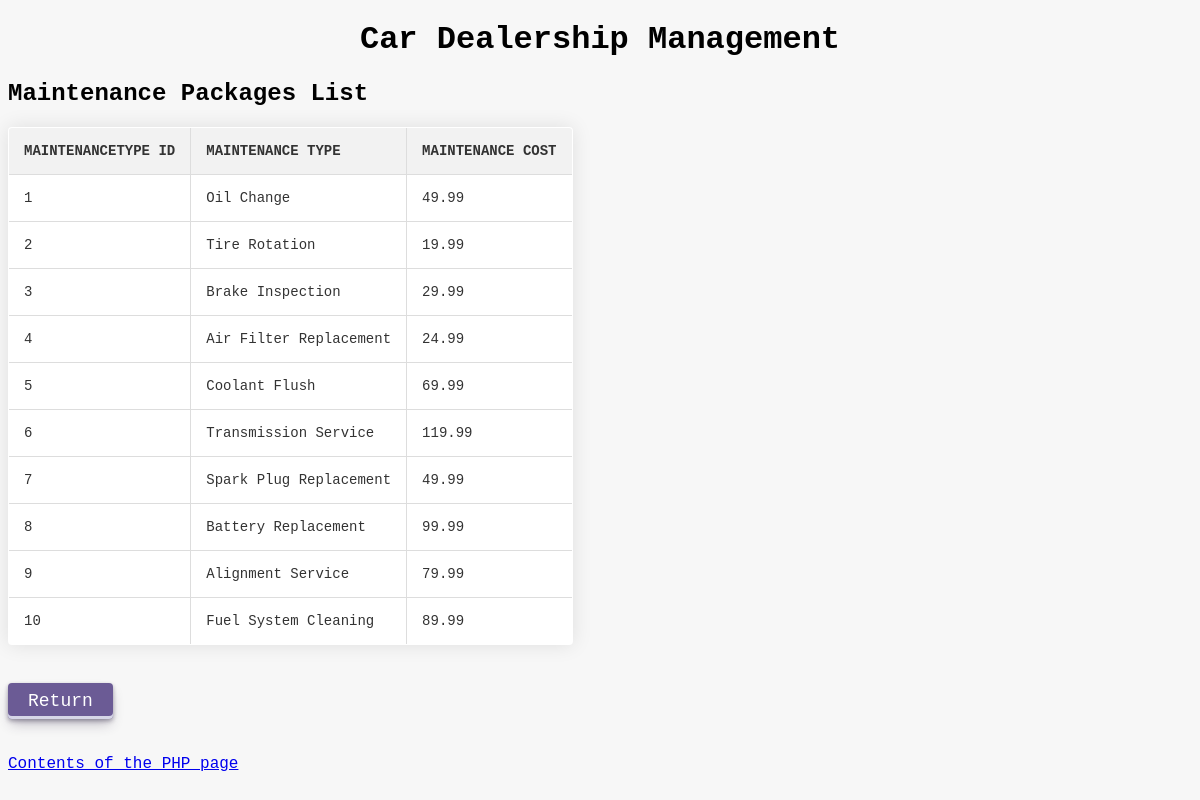
The app's page /employee_list_maintenancepackages.php with its own data.
### tables this page shows
CREATE TABLE MaintenanceTypes (
  MaintenanceTypeID INT AUTO_INCREMENT PRIMARY KEY,
  MaintenanceType VARCHAR(50) NOT NULL,
  MaintenanceCost DECIMAL(10,2) NOT NULL
);

### employee_list_maintenancepackages.php (the view, shortened to what this page needs)
<?php include 'header.php'; ?>
<!DOCTYPE html>
<html>
<head>
</head>
<body>
	<h2>Maintenance Packages List</h2>
	<table border="1">
		<tr>
			<th>MaintenanceType ID</th>
			<th>Maintenance Type</th>
			<th>Maintenance Cost</th>
		</tr>
		<?php
            include('connectionData.txt');
            $conn = mysqli_connect($server, $user, $pass, $dbname, $port)
            or die('Error connecting to MySQL server.');
			$sql = "SELECT * FROM MaintenanceTypes";
			$result = $conn->query($sql);
			if ($result->num_rows > 0) {
			    while($row = $result->fetch_assoc()) {
			        echo "<tr>";
			        echo "<td>".$row["MaintenanceTypeID"]."</td>";
			        echo "<td>".$row["MaintenanceType"]."</td>";
			        echo "<td>".$row["MaintenanceCost"]."</td>";
			        echo "</tr>";
			    }
			} else {
			    echo "0 results";
			}
		?>
	</table>
    <br>
	<form action="employee_manage_maintenancetypes.php" method="post">
	  <button type='submit' class='return-button'>Return</button>
    </form>
	<br><br>
	<footer>
		<div style="text-align:bottom;">
			<a href="employee_list_maintenancepackages.txt">Contents of the PHP page</a>
		</div>
	</footer>
</body>
</html>

### header.php (style rules this page uses)
* { box-sizing: border-box; font-family: "Lucida Console",monospace; }
body { background-color: #f7f7f7; }
table { border-collapse: collapse; font-family: "Lucida Console", monospace; font-size: 14px; color: #333; margin-bottom: 20px; background-color: #fff; border: 1px solid #ccc; border-radius: 4px; overflow: hidden; box-shadow: 0 0 20px rgba(0, 0, 0, 0.1); }
th, td { padding: 15px; text-align: left; border-bottom: 1px solid #ddd; }
th { background-color: #f2f2f2; font-weight: bold; text-transform: uppercase; }
td { font-weight: normal; }
td:not(:last-child), th:not(:last-child) { border-right: 1px solid #ddd; }
tbody tr:last-child td { border-bottom: 0; }
button { align-items: center; appearance: none; background-color: #FCFCFD; border-radius: 4px; border-width: 0; box-shadow: rgba(45, 35, 66, 0.4) 0 2px 4px,rgba(45, 35, 66, 0.3) 0 7px 13px -3px,#D6D6E7 0 -3px 0 inset; box-sizing: border-box; color: #36395A; cursor: pointer; display: inline-flex; font-family: "Lucida Console", monospace; height: 36px; justify-content: center; line-height: 1; list-style: none; overflow: hidden; padding-left: 16px; padding-right: 16px; position: relative; text-align: left; text-decoration: none; transition: box-shadow .15s,transform .15s; user-select: none; -webkit-user-select: none; touch-action: manipulation; white-space: nowrap; will-change: box-shadow,transform; font-size: 18px; }
.return-button { background-color: #6b5b95; color: #fff; border: none; border-radius: 4px; padding: 10px 20px; font-size: 18px; }

### records on screen
maintenancetypes: MaintenanceTypeID "1", MaintenanceType "Oil Change", MaintenanceCost "49.99"
maintenancetypes: MaintenanceTypeID "2", MaintenanceType "Tire Rotation", MaintenanceCost "19.99"
maintenancetypes: MaintenanceTypeID "3", MaintenanceType "Brake Inspection", MaintenanceCost "29.99"
maintenancetypes: MaintenanceTypeID "4", MaintenanceType "Air Filter Replacement", MaintenanceCost "24.99"
maintenancetypes: MaintenanceTypeID "5", MaintenanceType "Coolant Flush", MaintenanceCost "69.99"
maintenancetypes: MaintenanceTypeID "6", MaintenanceType "Transmission Service", MaintenanceCost "119.99"
maintenancetypes: MaintenanceTypeID "7", MaintenanceType "Spark Plug Replacement", MaintenanceCost "49.99"
maintenancetypes: MaintenanceTypeID "8", MaintenanceType "Battery Replacement", MaintenanceCost "99.99"
maintenancetypes: MaintenanceTypeID "9", MaintenanceType "Alignment Service", MaintenanceCost "79.99"
maintenancetypes: MaintenanceTypeID "10", MaintenanceType "Fuel System Cleaning", MaintenanceCost "89.99"
